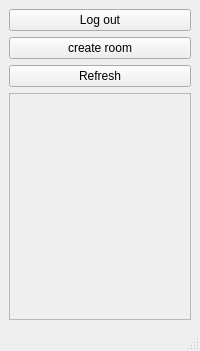
<?xml version="1.0" encoding="UTF-8"?>
<ui version="4.0">
 <class>MainWindow</class>
 <widget class="QMainWindow" name="MainWindow">
  <property name="geometry">
   <rect>
    <x>0</x>
    <y>0</y>
    <width>200</width>
    <height>351</height>
   </rect>
  </property>
  <property name="windowTitle">
   <string>MainWindow</string>
  </property>
  <widget class="QWidget" name="centralwidget">
   <property name="minimumSize">
    <size>
     <width>200</width>
     <height>300</height>
    </size>
   </property>
   <layout class="QVBoxLayout" name="verticalLayout">
    <item>
     <widget class="QPushButton" name="sign_out">
      <property name="text">
       <string>Log out</string>
      </property>
     </widget>
    </item>
    <item>
     <widget class="QPushButton" name="create_room_button">
      <property name="text">
       <string>create room</string>
      </property>
     </widget>
    </item>
    <item>
     <widget class="QPushButton" name="refresh_button">
      <property name="text">
       <string>Refresh</string>
      </property>
     </widget>
    </item>
    <item>
     <widget class="QScrollArea" name="scrollArea">
      <property name="widgetResizable">
       <bool>true</bool>
      </property>
      <widget class="QWidget" name="scrollAreaWidgetContents_2">
       <property name="geometry">
        <rect>
         <x>0</x>
         <y>0</y>
         <width>176</width>
         <height>171</height>
        </rect>
       </property>
       <layout class="QVBoxLayout" name="verticalLayout_2">
        <item>
         <widget class="QWidget" name="widget" native="true">
          <layout class="QVBoxLayout" name="verticalLayout_5">
           <item>
            <layout class="QFormLayout" name="vbox">
             <property name="rowWrapPolicy">
              <enum>QFormLayout::WrapAllRows</enum>
             </property>
             <property name="formAlignment">
              <set>Qt::AlignHCenter|Qt::AlignTop</set>
             </property>
            </layout>
           </item>
          </layout>
         </widget>
        </item>
       </layout>
      </widget>
     </widget>
    </item>
   </layout>
  </widget>
  <widget class="QMenuBar" name="menubar">
   <property name="geometry">
    <rect>
     <x>0</x>
     <y>0</y>
     <width>200</width>
     <height>26</height>
    </rect>
   </property>
  </widget>
  <widget class="QStatusBar" name="statusbar"/>
 </widget>
 <resources/>
 <connections/>
</ui>
